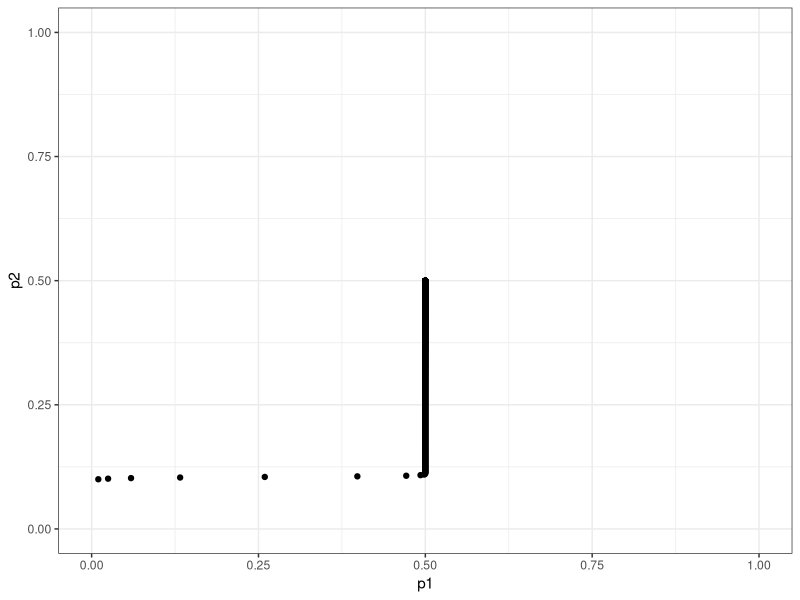

Recreate this plot in R. (Note: this script raises an error after producing the figure.)

library(gganimate)
library(ggplot2)
library(tidyr)

## Function for phenotypic mean and allele frequency change

pheno_mean <- function(p, gamma) {
  sum(gamma * (2 * p - 1))
}

allele_frequency_change <- function(s, gamma, p, z_prime, mu) {
  -s * gamma * p * (1 - p) * (pheno_mean(p, gamma) - z_prime) -
    - s * gamma^2 * 0.5 * p * (1 - p) * (1 - p - p) +
    mu * (1 - p - p)
}


## Run the model from starting allele frequencies

run_steps <- function(s, gamma, p0, z_prime, mu, n_gen) {
  l <- length(p0)

  ## Allele frequency vector for each locus
  p <- vector(mode = "list",
              length = l)

  for (i in seq_along(p)) {
    p[[i]] <- numeric(n_gen)
    p[[i]][1] <- p0[i]
  }
  
  
  for (gen in 2:n_gen) {
    for (loc in 1:l) {
      delta_p <- allele_frequency_change(s, gamma[loc], p[[loc]][gen - 1], z_prime, mu)
      p[[loc]][gen] <- p[[loc]][gen - 1] + delta_p
    }
  }
  p
  
  p_df <- data.frame(p)
  colnames(p_df) <- paste("p", 1:ncol(p_df), sep = "")
  p_df$t <- 1:nrow(p_df)
  p_df
}  


## Simulate approaching the optimum

s <- 1
gamma <- c(1, 0.1)
z_prime <- 0 ## We start at optimum = 0
mu <- 1e-4
n_gen <- 1000

p0 <- c(0.01, 0.1)
  
p <- run_steps(s, gamma, p0, z_prime, mu, n_gen)

plot_approach_2d <- function(p) {
  qplot(x = p1, y = p2, data = p) +
  xlim(0, 1) +
  ylim(0, 1) +
  theme_bw()
}


plot_example <- plot_approach_2d(p)


animation_example <-
  qplot(x = p1, y = p2,
        data = p[c(1:9, seq(from = 10, to = 1000, by = 10)),],
        size = I(5)) +
    xlim(0, 1) +
    ylim(0, 1) +
    theme_bw(base_size = 16)+
    theme(panel.grid = element_blank()) +
    transition_states(t) +
    shadow_trail(alpha = 0.3)

  
anim_save("jain_stephan_approach.gif", animation = animation_example)


## Starting loci at equilibrium

get_equilibrium_frequencies <- function(mu, s, gamma) {
  c(0.5,
    0.5 * (1 + sqrt(1 - 8 * mu / (s * gamma^2))),
    0.5 * (1 - sqrt(1 - 8 * mu / (s * gamma^2))))
}

threshold <- function(mu, s) sqrt(8 * mu / s)

threshold(1e-4, 1)


## Trajectory after shift in optimum

(eq0.05 <- get_equilibrium_frequencies(1e-4, 1, 0.05))

p0.05 <- run_steps(s = s,
                   gamma = c(0.05, 0.05),
                   p0 = c(eq0.05[2], eq0.05[3]),
                   z_prime = 0.1,
                   mu = 1e-4,
                   n_gen = 10000)

pheno_mean(p = c(p0.05$p1[nrow(p0.05)],
                 p0.05$p2[nrow(p0.05)]),
           gamma = c(0.05, 0.05))

p0.01 <- run_steps(s = s,
                   gamma = c(0.01, 0.01),
                   p0 = c(0.5, 0.5),
                   z_prime = 0.02,
                   mu = 1e-4,
                   n_gen = 10000)

pheno_mean(p = c(p0.01$p1[nrow(p0.01)],
                 p0.01$p2[nrow(p0.01)]),
           gamma = c(0.01, 0.01))

plot_approach0.05 <- plot_approach_2d(p0.05)

plot_approach0.01 <- plot_approach_2d(p0.01)


## Animations

animation0.05 <-
  qplot(x = p1, y = p2,
        data = p0.05[seq(from = 1, to = 10000, by = 100),],
        size = I(5)) +
  xlim(0, 1) +
  ylim(0, 1) +
  theme_bw(base_size = 16)+
  theme(panel.grid = element_blank()) +
  transition_states(t) +
  shadow_trail(alpha = 0.3)

animation0.01 <-
  qplot(x = p1, y = p2,
        data = p0.01[seq(from = 1, to = 10000, by = 100),],
        size = I(5)) +
  xlim(0, 1) +
  ylim(0, 1) +
  theme_bw(base_size = 16)+
  theme(panel.grid = element_blank()) +
  transition_states(t) +
  shadow_trail(alpha = 0.3)


anim_save("jain_stephan0.05.gif", animation = animation0.05)

anim_save("jain_stephan0.01.gif", animation = animation0.01)
